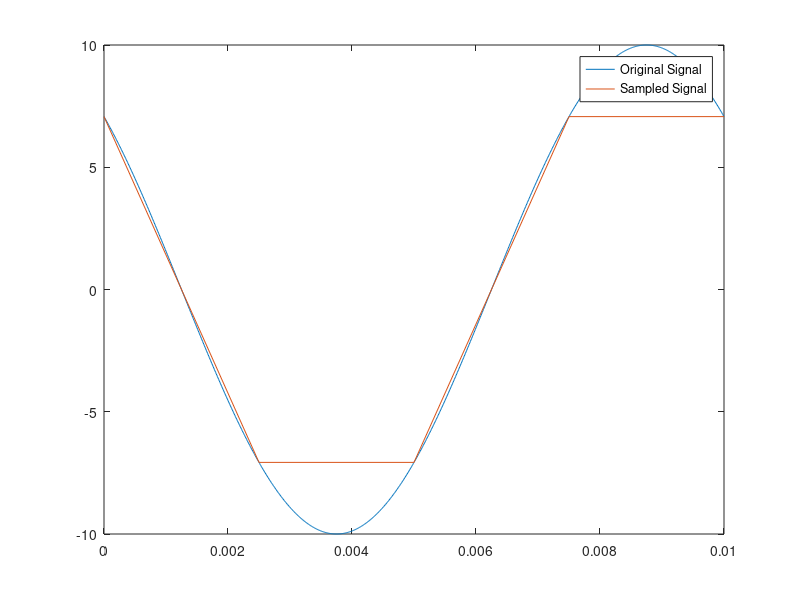

This chart was generated by the following MATLAB code:
%% Lab 2
%  As evaluated by James Kerr and James Kurtz

%% Task 1: Sampling of given signal
clear; clc;

A = 10;
f0 = 100;
phi = pi/4;
fs = 400;
t = 1/f0;

Ts = 1/fs;
N = t*fs;
tn = 0:Ts:t;

x = A*cos(2*pi*f0*tn+phi);

% For Comparison
tx = 0:t/1000:t;
xt = A*cos(2*pi*f0*tx+phi);


figure(1);
plot(tx, xt, tn, x);
legend('Original Signal','Sampled Signal');

% Discussion:
%   The signal has a frequency of 100 Hz.  The sampling frequency, 400 Hz,
%   is sufficient, as it is more than twice the Nyquist rate.  There are
%   four samples taken per cycle of the signal. 

